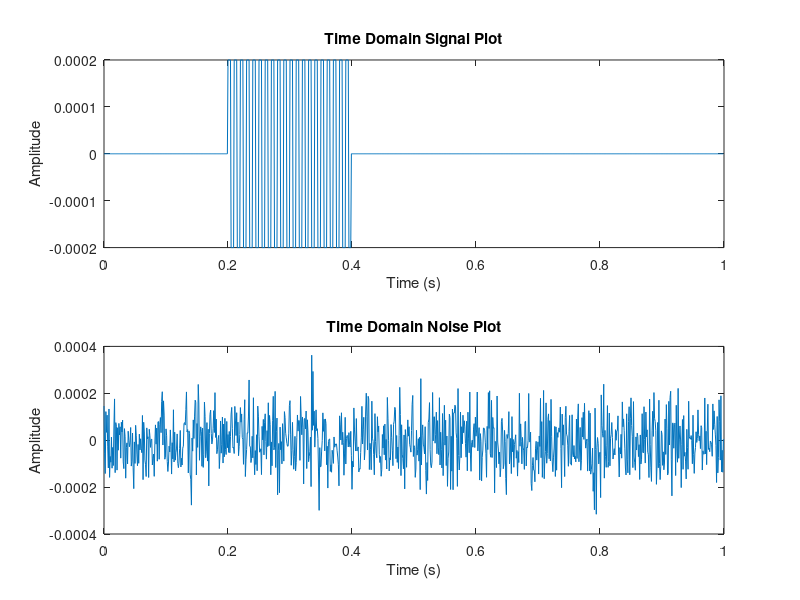
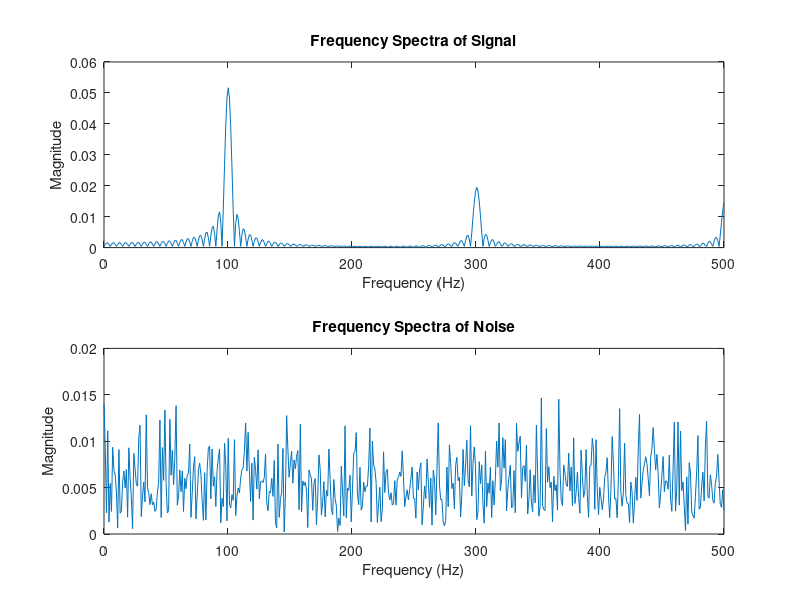
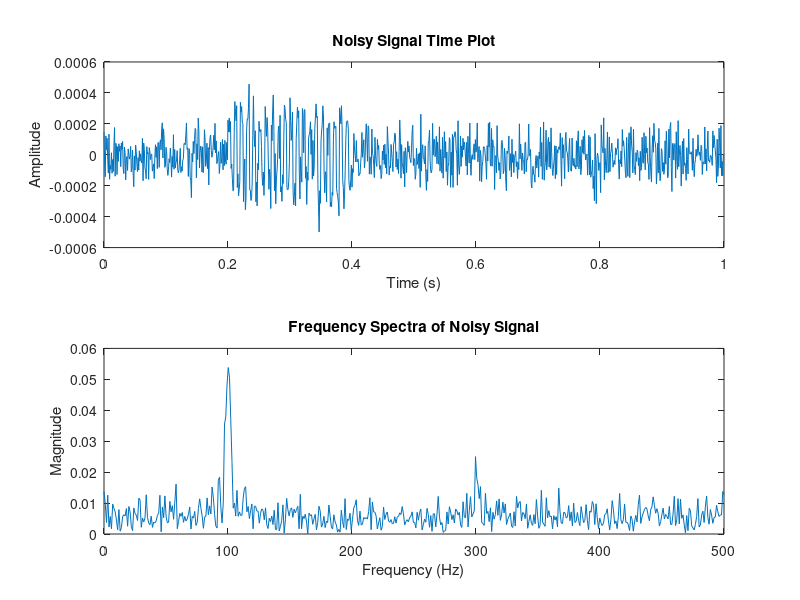
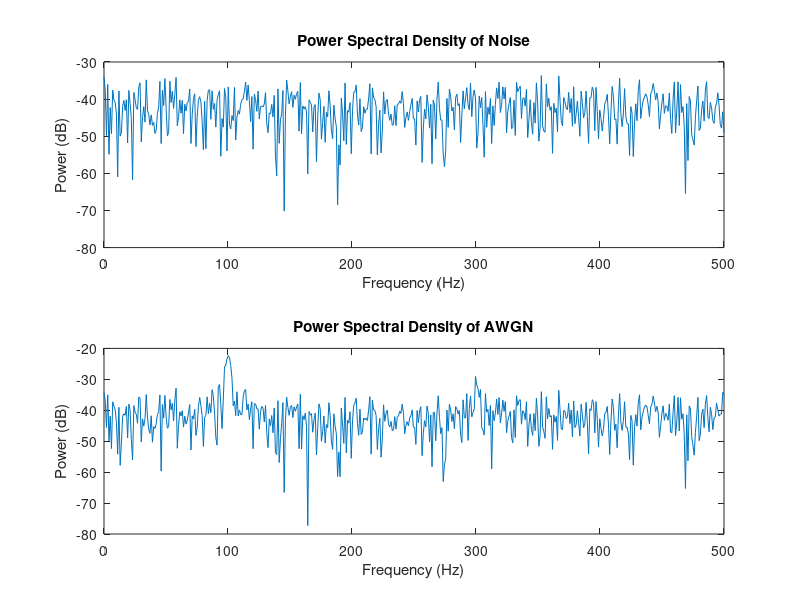

Source code (MATLAB) for these figures, in order: (Note: this script raises an error after producing the figures.)
%% 
%Clear plots

clf;

%Sampling frequency

fs = 1000;

%Frequency of Signal

f = 100;

%Amplitude of signal

A = 0.0002;

AN = 0.0001;

%Time vector

t = (0:1/fs:1 -1/fs);

%Signal 

y = A*square(2*pi*f*t);

y(1:200) = 0;
y(400:end) = 0;

%Noise signal 

noise = AN*randn(1,fs);

figure(1)

subplot(2,1,1)

plot(t,y)
xlabel 'Time (s)'
ylabel 'Amplitude'

title 'Time Domain Signal Plot'

subplot(2,1,2)

plot(t,noise)
xlabel 'Time (s)'
ylabel 'Amplitude'

title 'Time Domain Noise Plot'

noise_f = abs(fft(noise));

noise_f = 2.*(noise_f(1:fs/2));

y_f = abs(fft(y));

y_f = 2.*(y_f(1:fs/2));

freq = linspace(0,fs/2,fs/2);

figure(2)

subplot(2,1,1)

plot(freq,y_f)
xlabel 'Frequency (Hz)'
ylabel 'Magnitude'
title 'Frequency Spectra of Signal'

subplot(2,1,2)



plot(freq,noise_f)
xlabel 'Frequency (Hz)'
ylabel 'Magnitude'
title 'Frequency Spectra of Noise'


figure(3)

awgn_signal = y + noise;

subplot(2,1,1)

plot(t,awgn_signal);

xlabel 'Time (s)'
ylabel 'Amplitude'

title 'Noisy Signal Time Plot'

subplot(2,1,2)

awgn_f = abs(fft(awgn_signal));

awgn_f = 2.*(awgn_f(1:fs/2));

plot(freq,awgn_f)

xlabel 'Frequency (Hz)'
ylabel 'Magnitude'

title 'Frequency Spectra of Noisy Signal'

figure(4)

psd_noise = noise_f.^2;
psd_noise = 2.*psd_noise(1:fs/2);

psd_awgn = awgn_f.^2;
psd_awgn = 2.*psd_awgn(1:fs/2);

subplot(2,1,1)

plot(freq,pow2db(psd_noise))

xlabel 'Frequency (Hz)'
ylabel 'Power (dB)'

title 'Power Spectral Density of Noise'

subplot(2,1,2)

plot(freq,pow2db(psd_awgn))

xlabel 'Frequency (Hz)'
ylabel 'Power (dB)'

title 'Power Spectral Density of AWGN'

acousticRoomResponse
